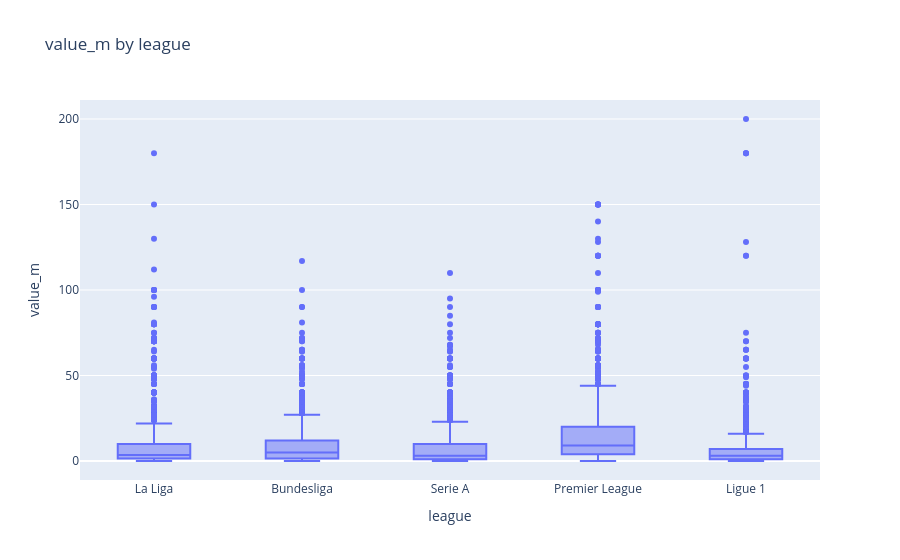

Here is the notebook cell this chart was saved with:
### Markdown cell above
<a id="section-2"></a>
## 2. Boxplot — "How does this number compare across groups?"

**What it shows:** for each group, the middle 50% of values (the box), the median (line in the box), and outliers (dots beyond the whiskers).

**Why it matters for this project:** your proposal specifically plans to compare transfer value across leagues, positions, and age groups — this is that chart.

**To change what's plotted:** edit `group_column` (try `"position_main"` or build an age-group column) and `value_column`.

### Code cell
group_column = "league"     # try: "position_main"
value_column = "value_m"    # try: "goals", "xg"

fig = px.box(
    df,
    x=group_column,
    y=value_column,
    title=f"{value_column} by {group_column}",
    points="outliers",  # shows outlier dots; use "all" to show every point
)
fig.show()

### Figure 1 — Plotly figure (JSON) as saved in the notebook; plotly's stock layout.template omitted (floating-point values rounded to 4 significant figures; data arrays with more than 128 entries replaced by an {"elided": "..."} marker saying what was removed)
{"data": [{"alignmentgroup": "True", "boxpoints": "outliers", "hovertemplate": "league=%{x}<br>value_m=%{y}<extra></extra>", "legendgroup": "", "marker": {"color": "#636efa"}, "name": "", "notched": false, "offsetgroup": "", "orientation": "v", "showlegend": false, "type": "box", "x": {"elided": "7108 str values"}, "x0": " ", "xaxis": "x", "y": {"elided": "7108 float values"}, "y0": " ", "yaxis": "y"}], "layout": {"boxmode": "group", "legend": {"tracegroupgap": 0}, "title": {"text": "value_m by league"}, "xaxis": {"anchor": "y", "domain": [0, 1], "title": {"text": "league"}}, "yaxis": {"anchor": "x", "domain": [0, 1], "title": {"text": "value_m"}}}}
